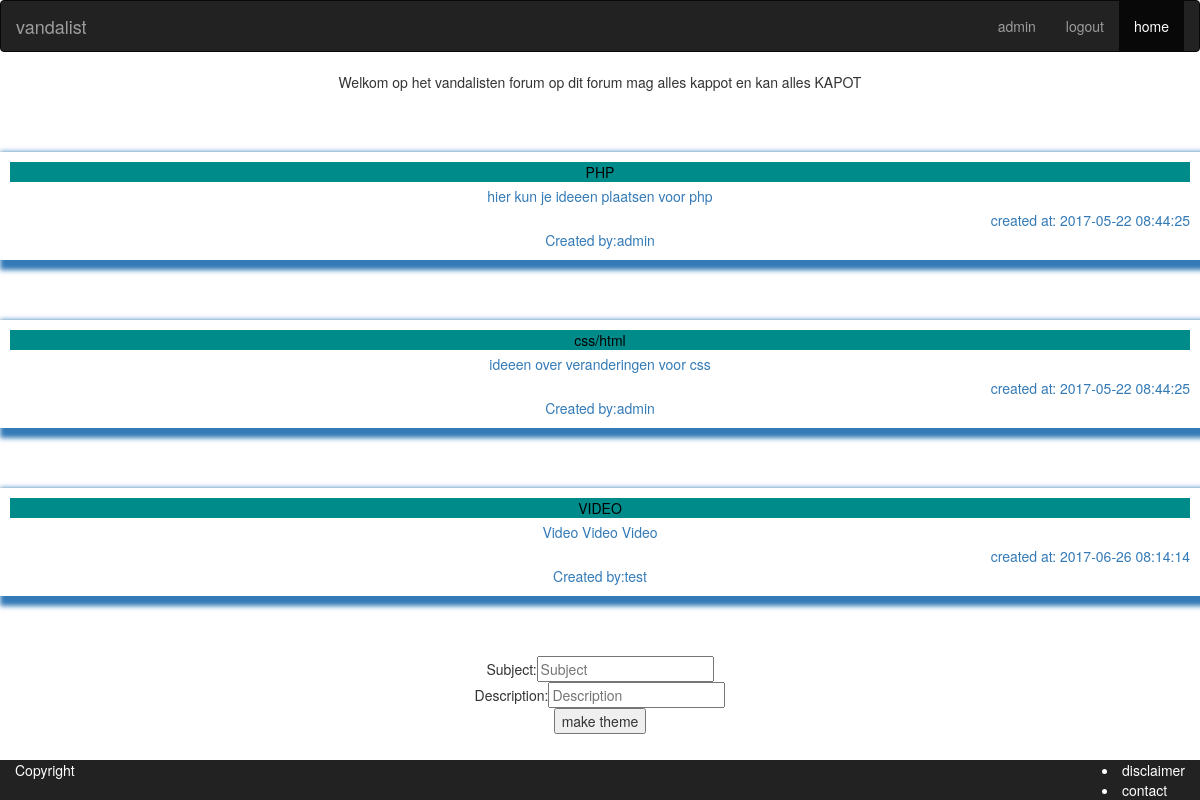
The page / (signed in) on the database its author committed.
### tables this page shows
CREATE TABLE `themes` (
  `id` int(11) UNSIGNED NOT NULL,
  `subject` varchar(31) NOT NULL,
  `description` text NOT NULL,
  `created_at` timestamp NOT NULL DEFAULT CURRENT_TIMESTAMP,
  `updated_at` timestamp NULL DEFAULT NULL,
  `user_id` int(11) UNSIGNED NOT NULL
);

CREATE TABLE `users` (
  `id` int(11) UNSIGNED NOT NULL,
  `username` varchar(32) NOT NULL,
  `password` varchar(255) NOT NULL,
  `email` varchar(255) NOT NULL,
  `created_at` timestamp NOT NULL DEFAULT CURRENT_TIMESTAMP,
  `updated_at` timestamp NULL DEFAULT NULL,
  `role` tinyint(4) NOT NULL DEFAULT '0',
  `first_name` varchar(32) NOT NULL,
  `last_name` varchar(32) NOT NULL,
  `date_of_birth` date NOT NULL
);

### app/database/database.php (called while the page is built, shortened)
<?php
$db = null;
$db_statement = null;
function dbQuery($sql, $params = [])
{
    global $db, $db_statement;
    try {
        $db_statement = $db->prepare($sql);
        $db_statement->execute($params);
    } catch(PDOException $error) {
        return false;
    }
    return true;
}
function dbGetRows()
{
    global $db_statement;
    if ($db_statement)
        return $db_statement->fetchAll();
    return null;
}
function dbGetRow()
{
    global $db_statement;
    if($db_statement)
        return $db_statement->fetch();
    return null;
}
function dbGetUserById($user_id)
{
    if(dbQuery("SELECT * FROM users WHERE id = :id", [':id' => $user_id]))
        return dbGetRow();
    return null;
}

### app/helpers/helper_functions.php (called while the page is built, shortened)
<?php
function checklogin()
{
    if(isset($_SESSION['user_id'])) {
        return true;
    }
    return false;
}

### index.php (the view, shortened to what this page needs)
<?php
include_once ('app/helpers/helper_functions.php');
include_once('app/template/head.php');
include_once('app/template/navbar.php');
include('app/database/database.php');
$themes = [];
if(dbConnect()) {
    if(dbQuery("SELECT * FROM themes")) {
        $themes = dbGetRows();
    }}
if(isset($_SESSION['user_id'])){
$sql="SELECT role from users WHERE id= :id";
dbQuery($sql, [':id' => $_SESSION['user_id']]);
$admin = dbGetRow();}
?>
    <section id="welkom">
    Welkom op het vandalisten forum op dit forum mag alles kappot en kan alles KAPOT
    </section>
    <?php foreach ($themes as $theme):?>
    <a href="app/topics/topics.php?id=<?=$theme['id']?>&subject=<?=$theme['subject']?>"><section class="thread">
    <section class="subject"><?=$theme['subject']?>
    </section>
    <section class="description"><?=$theme['description'];?></section>
    <section class="created">created at: <?=$theme['created_at'];?></section>
    <section class="user_id">Created by:<?php $user= dbGetUserbyId($theme['user_id']); echo $user['username'];?></section>
    </section></a>
     <?php endforeach ?>
    <?php if(checklogin() && $admin['role'] == 1):?>
    <section id="addcontent">
    <form name="newtheme" action="app/topics/theme_handler.php" method='POST'>
        Subject:<input type="text" name="subject" required="required" placeholder="Subject"><br>
        Description:<input type="text" name="description" required="required" placeholder="Description"><br>
        <button type="submit" name="submit" value="send">make theme</button>
    </form>
    </section>
    <?php endif; ?>
<?php include_once('app/template/foot.php');

### css/index.css (style rules this page uses)
#welkom { text-align: center; }
.thread { text-align: center; padding: 10px; box-shadow: 5px 5px 5px 5px; margin-top: 5%; z-index: -1; }
.subject { background-color:darkcyan; color:black; }
.description { text-align: center; padding: 4px; }
.created { text-align: right; }
#addcontent { text-align: center; margin-top: 5%; }

### rows shown on the page
themes: subject "PHP", description "hier kun je ideeen plaatsen voor php", created_at "2017-05-22 08:44:25", user.username "admin"
themes: subject "css/html", description "ideeen over veranderingen voor css", created_at "2017-05-22 08:44:25", user.username "admin"
themes: subject "VIDEO", description "Video Video Video", created_at "2017-06-26 08:14:14", user.username "test"

### other values the page prints
$_SESSION['username'] "admin"
